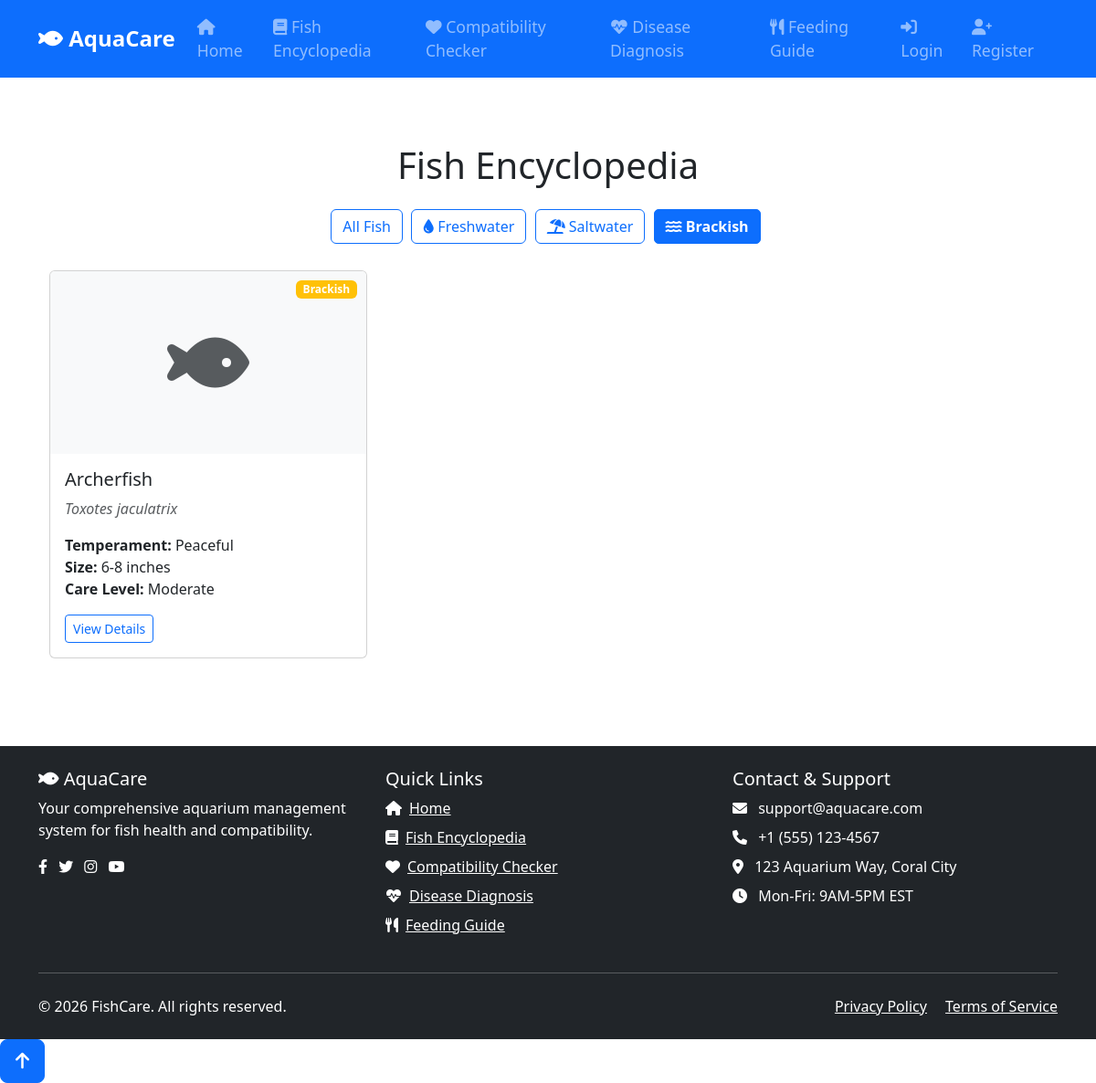
Screenshot of /AquaCare/encyclopedia.php?water_type=Brackish with the database file from the repository.
### tables this page shows
CREATE TABLE Fish (
    fish_id INT AUTO_INCREMENT PRIMARY KEY,
    common_name VARCHAR(100) NOT NULL,
    scientific_name VARCHAR(100),
    family VARCHAR(100),
    origin VARCHAR(100),
    adult_size VARCHAR(50),
    lifespan VARCHAR(50),
    min_tank_size VARCHAR(50),
    temp_range VARCHAR(50),
    ph_range VARCHAR(50),
    temperament VARCHAR(50),
    care_level VARCHAR(50),
    diet VARCHAR(50),
    description TEXT,
    water_type ENUM('Freshwater', 'Saltwater', 'Brackish') NOT NULL,
    image_path VARCHAR(255),
    created_at TIMESTAMP DEFAULT CURRENT_TIMESTAMP,
    updated_at TIMESTAMP DEFAULT CURRENT_TIMESTAMP ON UPDATE CURRENT_TIMESTAMP,
    created_by INT,
    FOREIGN KEY (created_by) REFERENCES Users(user_id)
);

### AquaCare/encyclopedia.php (the view, shortened to what this page needs)
<?php
require_once 'db_config.php';
try {
    $stmt = $pdo->query("SELECT * FROM Fish ORDER BY common_name");
    $allFish = $stmt->fetchAll();
} catch (PDOException $e) {
    die("Database error: " . $e->getMessage());
}
$waterType = $_GET['water_type'] ?? '';
if ($waterType && in_array($waterType, ['Freshwater', 'Saltwater', 'Brackish'])) {
    $stmt = $pdo->prepare("SELECT * FROM Fish WHERE water_type = ? ORDER BY common_name");
    $stmt->execute([$waterType]);
    $allFish = $stmt->fetchAll();
}
?>
<!DOCTYPE html>
<html lang="en">
<head>
    <link href="https://cdn.jsdelivr.net/npm/bootstrap@5.3.0/dist/css/bootstrap.min.css" rel="stylesheet">
    <link rel="stylesheet" href="https://cdnjs.cloudflare.com/ajax/libs/font-awesome/6.0.0/css/all.min.css">
</head>
<body>
    <?php include 'header.php'; ?>
    <div class="container py-5">
        <h1 class="text-center mb-4">Fish Encyclopedia</h1>
        <div class="filter-buttons text-center mb-4">
            <a href="encyclopedia.php" class="btn btn-outline-primary <?php echo empty($waterType) ? 'active' : ''; ?>">
                All Fish
            </a>
            <a href="encyclopedia.php?water_type=Freshwater" class="btn btn-outline-primary <?php echo $waterType === 'Freshwater' ? 'active' : ''; ?>">
                <i class="fas fa-tint"></i> Freshwater
            </a>
            <a href="encyclopedia.php?water_type=Saltwater" class="btn btn-outline-primary <?php echo $waterType === 'Saltwater' ? 'active' : ''; ?>">
                <i class="fas fa-umbrella-beach"></i> Saltwater
            </a>
            <a href="encyclopedia.php?water_type=Brackish" class="btn btn-outline-primary <?php echo $waterType === 'Brackish' ? 'active' : ''; ?>">
                <i class="fas fa-water"></i> Brackish
            </a>
        </div>
        <div class="row row-cols-1 row-cols-md-2 row-cols-lg-3 g-4">
            <?php foreach ($allFish as $fish): ?>
                <div class="col">
                    <div class="card fish-card">
                        <?php if ($fish['image_path']): ?>
                            <img src="<?php echo $fish['image_path']; ?>" class="card-img-top fish-image" alt="<?php echo htmlspecialchars($fish['common_name']); ?>">
                        <?php else: ?>
                            <div class="card-img-top fish-image bg-light d-flex align-items-center justify-content-center">
                                <i class="fas fa-fish fa-5x text-muted"></i>
                            </div>
                        <?php endif; ?>
                        <span class="water-type-badge badge
                            <?php echo $fish['water_type'] === 'Freshwater' ? 'bg-primary' :
                                  ($fish['water_type'] === 'Saltwater' ? 'bg-info' : 'bg-warning'); ?>">
                            <?php echo $fish['water_type']; ?>
                        </span>
                        <div class="card-body">
                            <h2 class="card-title h5"><?php echo htmlspecialchars($fish['common_name']); ?></h2>
                            <p class="card-text text-muted">
                                <em><?php echo htmlspecialchars($fish['scientific_name']); ?></em>
                            </p>
                            <ul class="list-unstyled">
                                <li><strong>Temperament:</strong> <?php echo htmlspecialchars($fish['temperament']); ?></li>
                                <li><strong>Size:</strong> <?php echo htmlspecialchars($fish['adult_size']); ?></li>
                                <li><strong>Care Level:</strong> <?php echo htmlspecialchars($fish['care_level']); ?></li>
                            </ul>
                            <a href="view_fish.php?id=<?php echo $fish['fish_id']; ?>" class="btn btn-sm btn-outline-primary">
                                View Details
                            </a>
                        </div>
                    </div>
                </div>
            <?php endforeach; ?>
        </div>
    </div>
    <?php include 'footer.php'; ?>
</body>
</html>

### AquaCare/encyclopedia.php (style rules this page uses)
.fish-card { transition: transform 0.3s ease, box-shadow 0.3s ease; height: 100%; }
.water-type-badge { position: absolute; top: 10px; right: 10px; }
.fish-image { height: 200px; object-fit: cover; width: 100%; }
.filter-buttons .btn { margin-right: 5px; margin-bottom: 5px; }

### AquaCare/header.php (style rules this page uses)
.active { font-weight: bold; color: #fff !important; background-color: rgba(255, 255, 255, 0.2); border-radius: 5px; }

### rows the page displays
fish: water_type "Brackish", common_name "Archerfish", scientific_name "Toxotes jaculatrix", temperament "Peaceful", adult_size "6-8 inches", care_level "Moderate"
